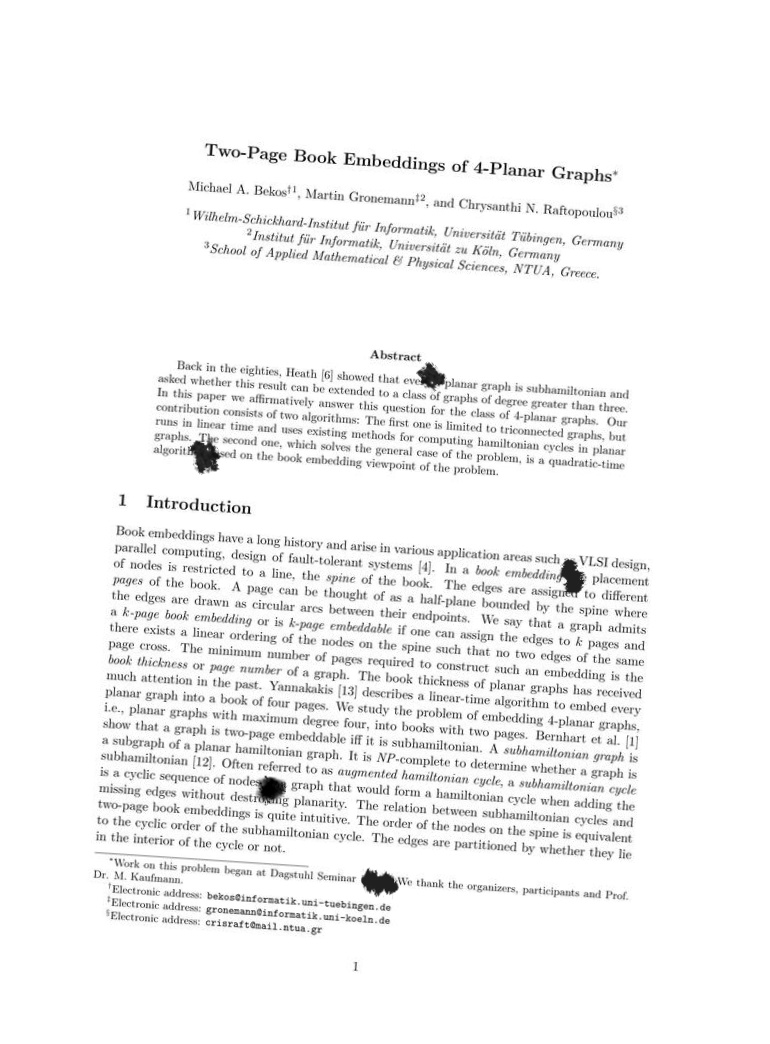
#> input picture samples/inputs/Black_Ink__0p5pct__1.tar_1401.0684.gz_arxiv_0_ori_occluded.jpg, 770 x 1044 px
$ python -i image_utils.py   (imports and definitions only)
#> lines starting #> are read from the running program, lines starting #| are printed output that depends on the picture; after the words box and inside, x2 and y2 are one past the last pixel; in counts of white or black regions, pixels touching at a corner belong together
#> further down, picture is the input picture: shape (1044, 770, 3); min 0, max 255, mean 243.8
"""
Image utility helpers for cropping, pasting, resizing, and skew correction.
"""

from __future__ import annotations

from typing import List, Optional, Tuple

import cv2
import numpy as np
from PIL import Image


# ── Conversion ─────────────────────────────────────────────────────────

# [7 lines left out: function ensure_pil_image, not called in this run]


def bgr_to_rgb(img: np.ndarray) -> np.ndarray:
    """Convert BGR (OpenCV) → RGB."""
    return cv2.cvtColor(img, cv2.COLOR_BGR2RGB)


def rgb_to_bgr(img: np.ndarray) -> np.ndarray:
    """Convert RGB → BGR (OpenCV)."""
    return cv2.cvtColor(img, cv2.COLOR_RGB2BGR)


# ── Crop / Paste ───────────────────────────────────────────────────────

# [53 lines left out: functions crop_patch, paste_patch_feathered, not called in this run]


# ── Skew Correction ───────────────────────────────────────────────────

def correct_skew(
    image: np.ndarray, delta: float = 1.0, limit: float = 5.0
) -> Tuple[float, np.ndarray]:
    """Correct document skew using projection profile analysis.

    Returns:
        ``(best_angle, corrected_image)``.
    """
#> called with delta = 1, limit = 5

    def _score(arr: np.ndarray, angle: float) -> float:
        h, w = arr.shape[:2]
        centre = (w // 2, h // 2)
        mat = cv2.getRotationMatrix2D(centre, angle, 1.0)
        rotated = cv2.warpAffine(
            arr, mat, (w, h),
            flags=cv2.INTER_CUBIC,
            borderMode=cv2.BORDER_REPLICATE,
        )
        histogram = np.sum(rotated, axis=1, dtype=float)
        return float(np.sum((histogram[1:] - histogram[:-1]) ** 2))

    gray = cv2.cvtColor(image, cv2.COLOR_BGR2GRAY)
    thresh = cv2.threshold(gray, 0, 255, cv2.THRESH_BINARY_INV + cv2.THRESH_OTSU)[1]
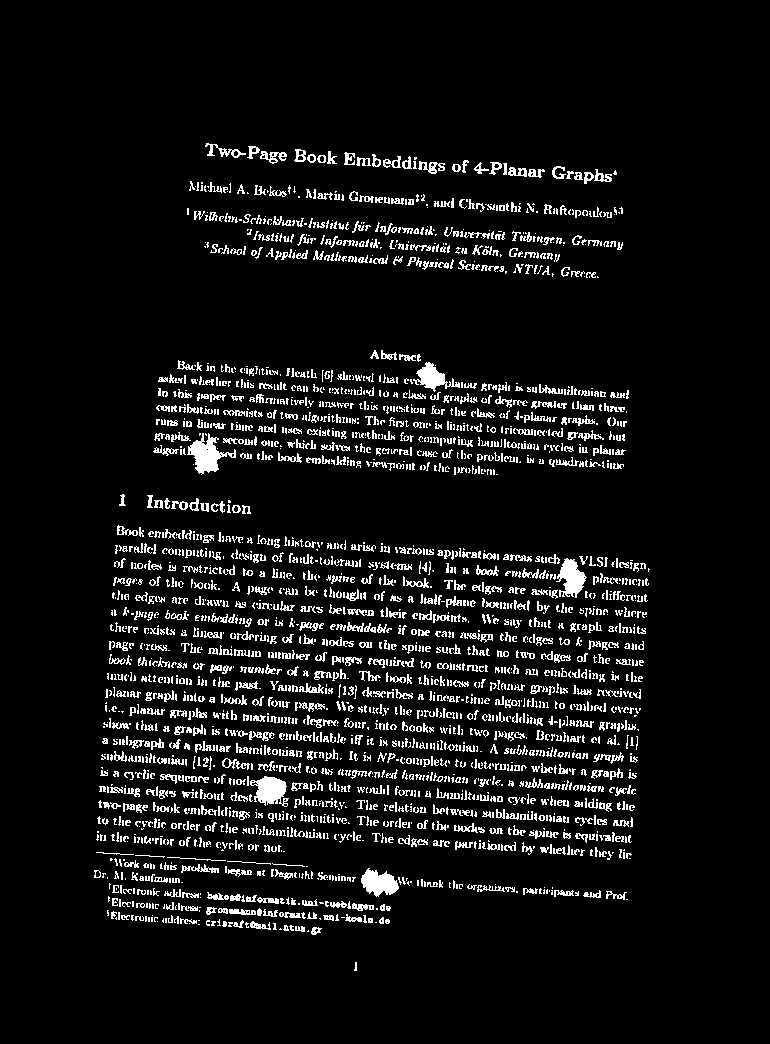
#> thresh: shape (1044, 770); 7.4% white in thin lines or dots, all inside (x1, y1, x2, y2) = (94, 143, 650, 971)

    angles = np.arange(-limit, limit + delta, delta)
    scores = [_score(thresh, a) for a in angles]
#> in _score, `histogram = np.sum(rotated, axis=1, dtype=float)`: histogram = 1044 values, max 39247 at index 778, min 0 at index 0, mean 14596.1
#> in _score (call 9), `mat = cv2.getRotationMatrix2D(centre, angle, 1.0)`: mat = [[0.999, 0.0523, -26.79], [-0.0523, 0.999, 20.86]]
#> in _score (call 9), `rotated = cv2.warpAffine( arr, mat, (w, h), flags=cv2.INTER_CUBIC, bor..`:
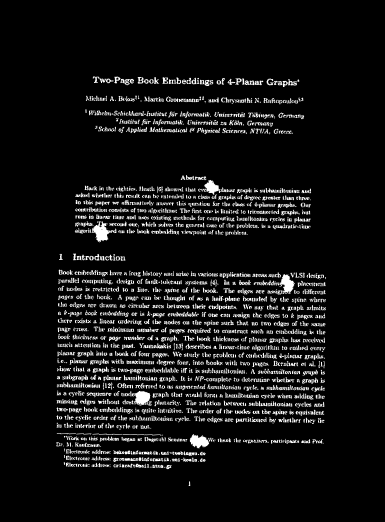
#> rotated: shape (1044, 770) (shown at 1/2 size); min 0, max 255, mean 19
#> in _score (call 9), `histogram = np.sum(rotated, axis=1, dtype=float)`: histogram = 1044 values, max 63695 at index 565, min 0 at index 0, mean 14591.6
#> in _score (call 10), `mat = cv2.getRotationMatrix2D(centre, angle, 1.0)`: mat = [[0.998, 0.0698, -35.48], [-0.0698, 0.998, 28.13]]
#> in _score (call 10), `rotated = cv2.warpAffine( arr, mat, (w, h), flags=cv2.INTER_CUBIC, bor..`:
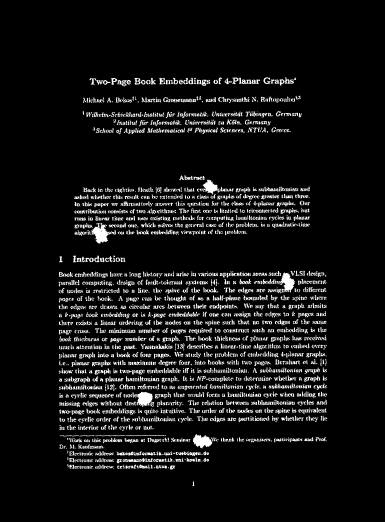
#> rotated: shape (1044, 770) (shown at 1/2 size); min 0, max 255, mean 18.9
#> in _score (call 10), `histogram = np.sum(rotated, axis=1, dtype=float)`: histogram = 1044 values, max 74142 at index 881, min 0 at index 0, mean 14584.7
#> in _score (call 11), `mat = cv2.getRotationMatrix2D(centre, angle, 1.0)`: mat = [[0.996, 0.0872, -44.03], [-0.0872, 0.996, 35.54]]
#> in _score (call 11), `rotated = cv2.warpAffine( arr, mat, (w, h), flags=cv2.INTER_CUBIC, bor..`:
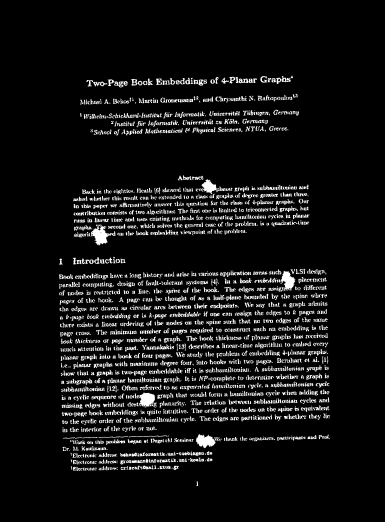
#> rotated: shape (1044, 770) (shown at 1/2 size); min 0, max 255, mean 19
#> in _score (call 11), `histogram = np.sum(rotated, axis=1, dtype=float)`: histogram = 1044 values, max 52922 at index 163, min 0 at index 0, mean 14592.2
#> scores = [2.33e+09, 2.3e+09, 2.54e+09, 2.3e+09, 2.22e+09, 3.16e+09, 4.25e+09, 4.41e+09, 3.09e+10, 7.65e+10, 1.08e+10]
    best_angle = float(angles[int(np.argmax(scores))])
#> best_angle = 4

    h, w = image.shape[:2]
    mat = cv2.getRotationMatrix2D((w // 2, h // 2), best_angle, 1.0)
#> mat = [[0.998, 0.0698, -35.48], [-0.0698, 0.998, 28.13]]
    corrected = cv2.warpAffine(
        image, mat, (w, h),
        flags=cv2.INTER_CUBIC,
        borderMode=cv2.BORDER_REPLICATE,
    )
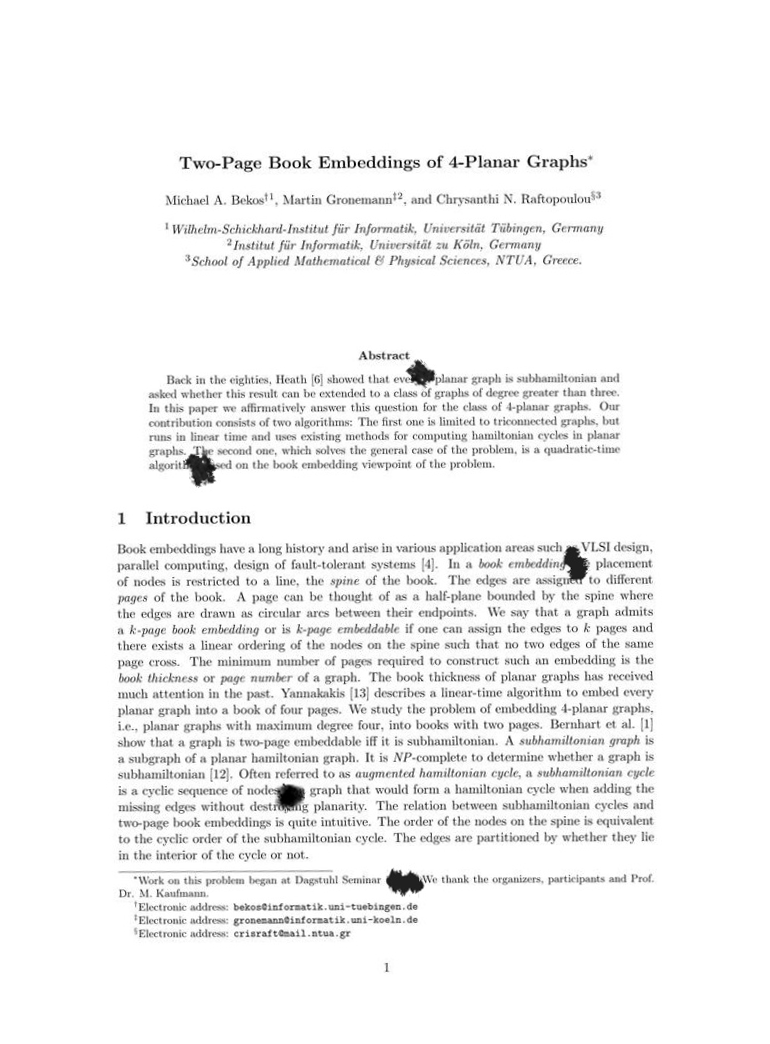
#> corrected: shape (1044, 770, 3); min 0, max 255, mean 243.7
    return best_angle, corrected


# ── Misc ───────────────────────────────────────────────────────────────

# [22 lines left out: functions get_background_color, load_image_for_model, not called in this run]

>>> import cv2
>>> picture = cv2.imread('../samples/inputs/Black_Ink__0p5pct__1.tar_1401.0684.gz_arxiv_0_ori_occluded.jpg')
>>> result = correct_skew(picture)

$ run again, on samples/inputs/Sim__110.tar_1606.03709.gz_MFSG-10_0_ori_occluded.jpg
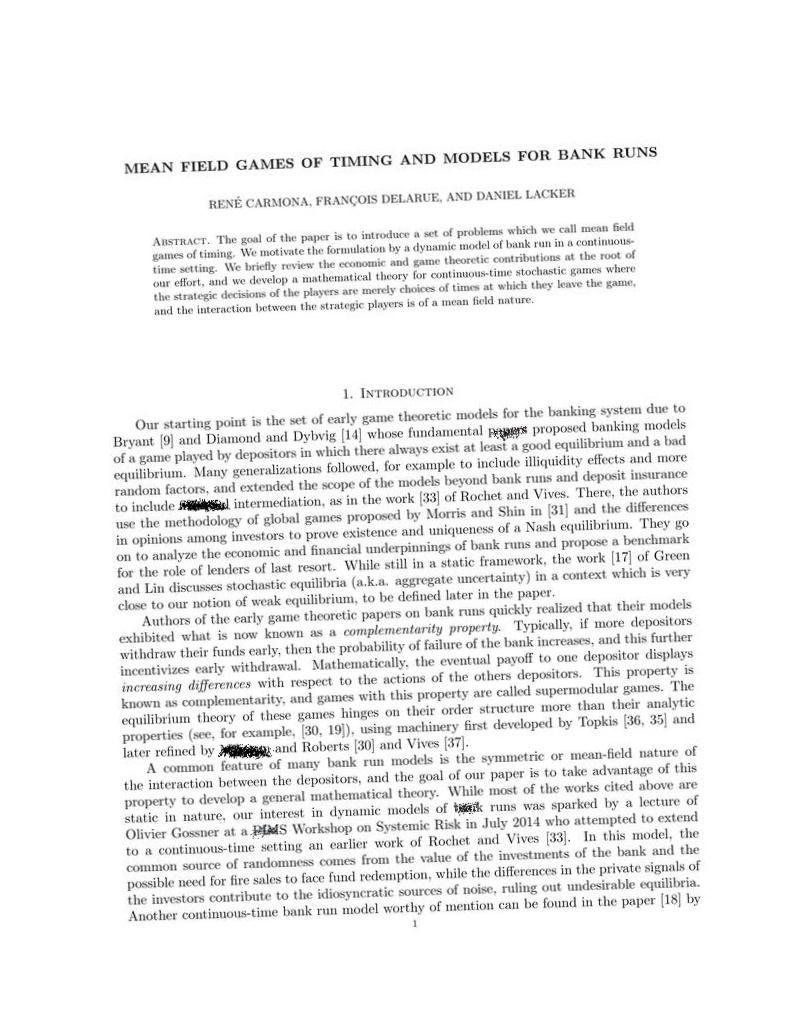
#> input picture samples/inputs/Sim__110.tar_1606.03709.gz_MFSG-10_0_ori_occluded.jpg, 804 x 1024 px
#> picture is the input picture: shape (1024, 804, 3); mean B, G, R 241.5, 241.5, 241.5
#> in correct_skew, `thresh = cv2.threshold(gray, 0, 255, cv2.THRESH_BINARY_INV + cv2.THRES..`:
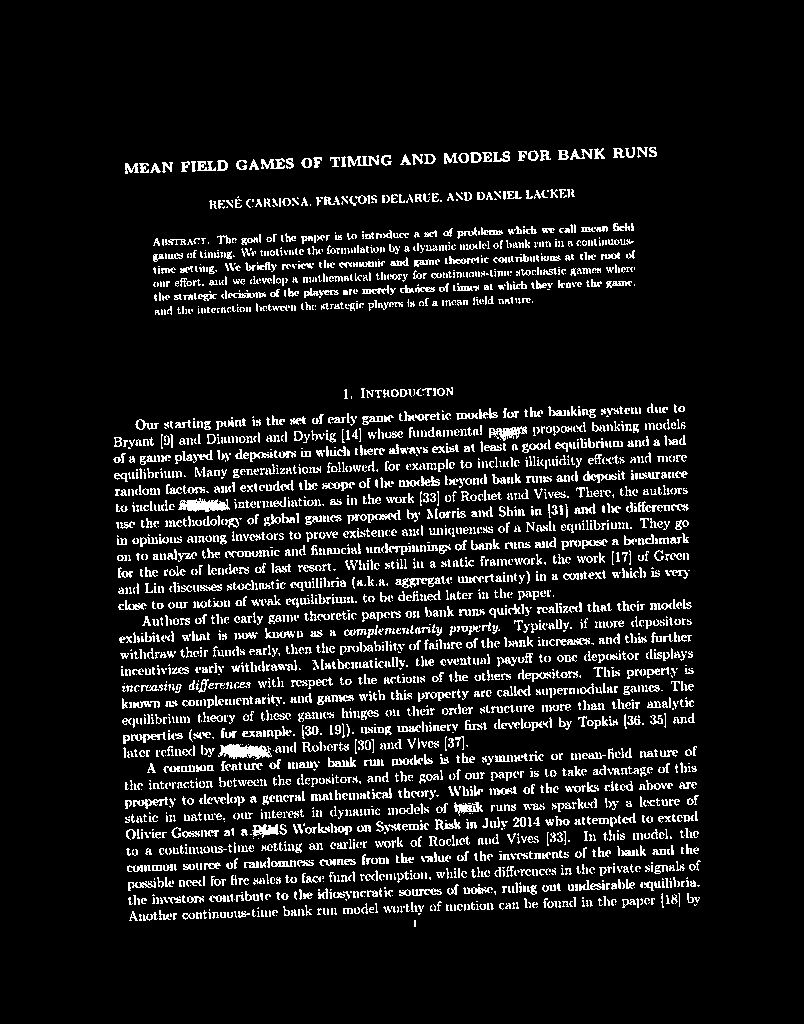
#> thresh: shape (1024, 804); 8.9% white in thin lines or dots, all inside (x1, y1, x2, y2) = (113, 147, 701, 927)
#> histogram = 1024 values, max 41160 at index 741, min 0 at index 0, mean 18411.1
#> scores = [2.55e+09, 5.52e+09, 1.19e+10, 1.28e+11, 3.1e+10, 5.8e+09, 5.43e+09, 3.54e+09, 3.43e+09, 2.81e+09, 3.83e+09]
#> best_angle = -2
#> in correct_skew, `mat = cv2.getRotationMatrix2D((w // 2, h // 2), best_angle, 1.0)`: mat = [[0.999, -0.0349, 18.11], [0.0349, 0.999, -13.72]]
#> in correct_skew, `corrected = cv2.warpAffine( image, mat, (w, h), flags=cv2.INTER_CUBIC,..`:
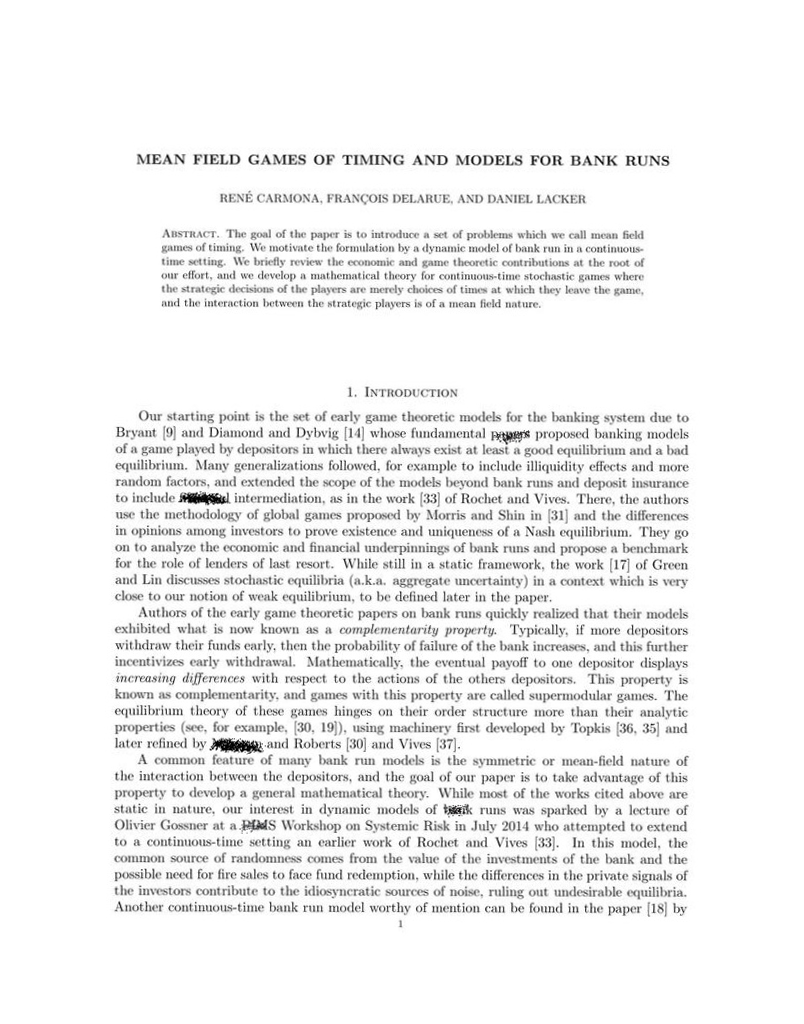
#> corrected: shape (1024, 804, 3); mean B, G, R 241.4, 241.4, 241.4

$ run again, on samples/inputs/Through_Dust__0p5pct__106.tar_1606.01750.gz_bare_jrnl_comsoc_19_ori_occluded.jpg
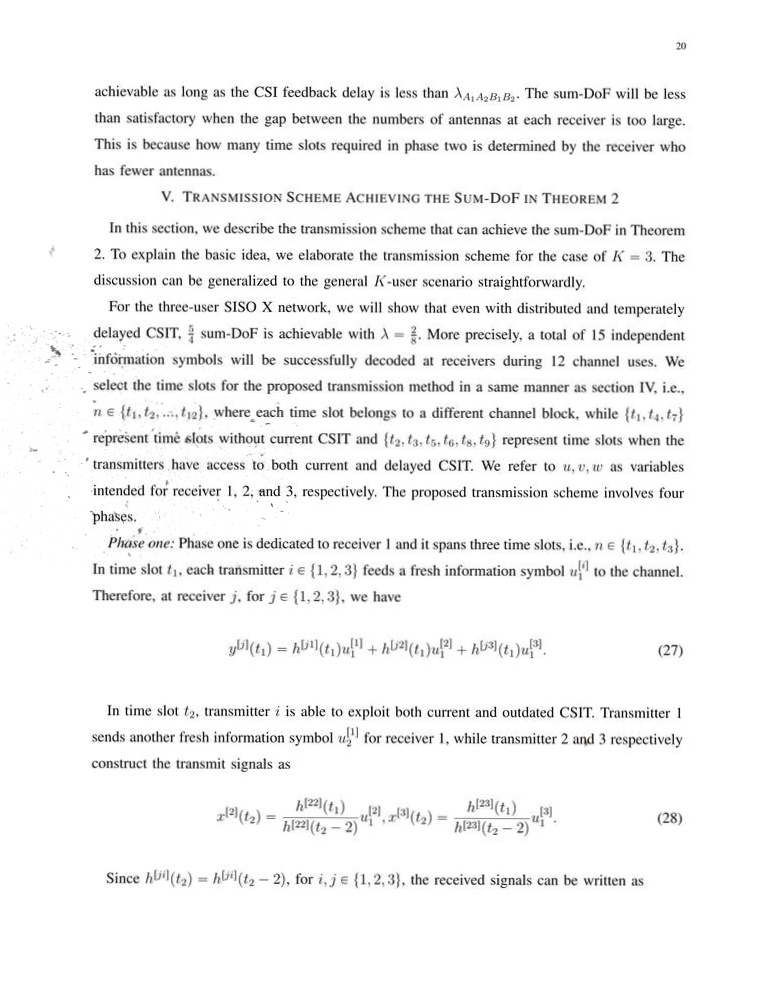
#> input picture samples/inputs/Through_Dust__0p5pct__106.tar_1606.01750.gz_bare_jrnl_comsoc_19_ori_occluded.jpg, 777 x 1003 px
#> picture is the input picture: shape (1003, 777, 3); mean B, G, R 244.2, 244.2, 244.2
#> in correct_skew, `thresh = cv2.threshold(gray, 0, 255, cv2.THRESH_BINARY_INV + cv2.THRES..`:
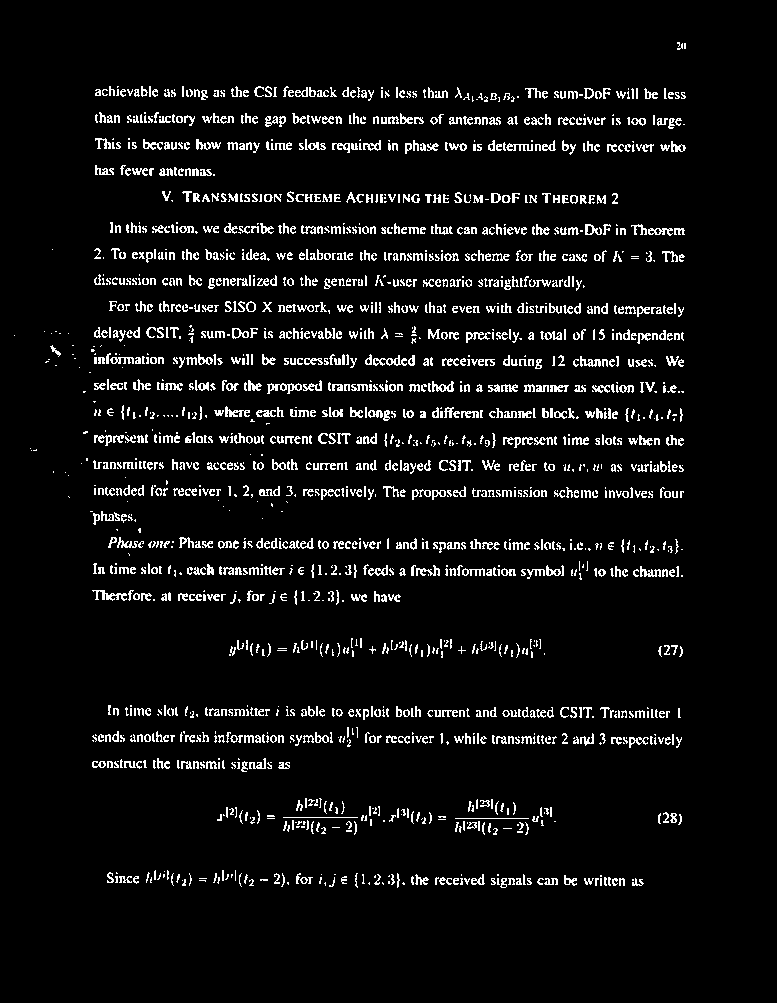
#> thresh: shape (1003, 777); 6% white in thin lines or dots, all inside (x1, y1, x2, y2) = (14, 42, 686, 888)
#> histogram = 1003 values, max 28455 at index 360, min 0 at index 0, mean 12125.3
#> in _score (call 11), `mat = cv2.getRotationMatrix2D(centre, angle, 1.0)`: mat = [[0.996, 0.0872, -42.19], [-0.0872, 0.996, 35.72]]
#> in _score (call 11), `rotated = cv2.warpAffine( arr, mat, (w, h), flags=cv2.INTER_CUBIC, bor..`:
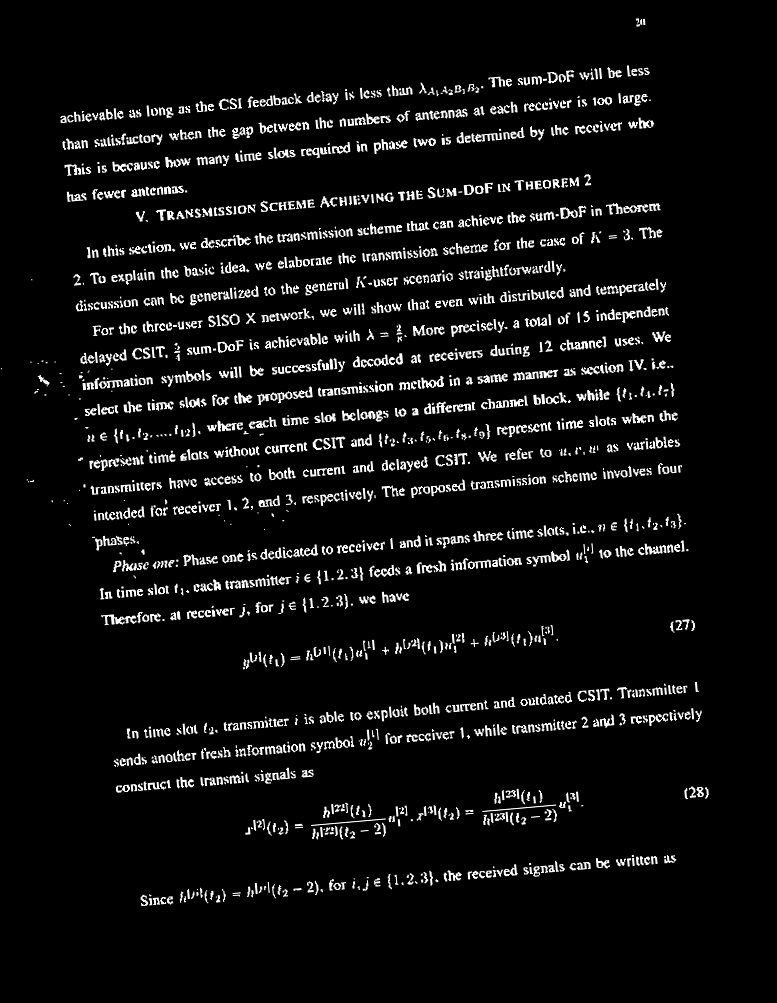
#> rotated: shape (1003, 777); min 0, max 255, mean 15.6
#> histogram = 1003 values, max 28407 at index 403, min 0 at index 0, mean 12129.5
#> scores = [1.98e+09, 2.66e+09, 2.98e+09, 3.57e+09, 1.16e+10, 5.64e+10, 2.31e+10, 6.62e+09, 2.86e+09, 2.81e+09, 2.09e+09]
#> best_angle = 0
#> in correct_skew, `mat = cv2.getRotationMatrix2D((w // 2, h // 2), best_angle, 1.0)`: mat = [[1, 0, 0], [0, 1, 0]]
